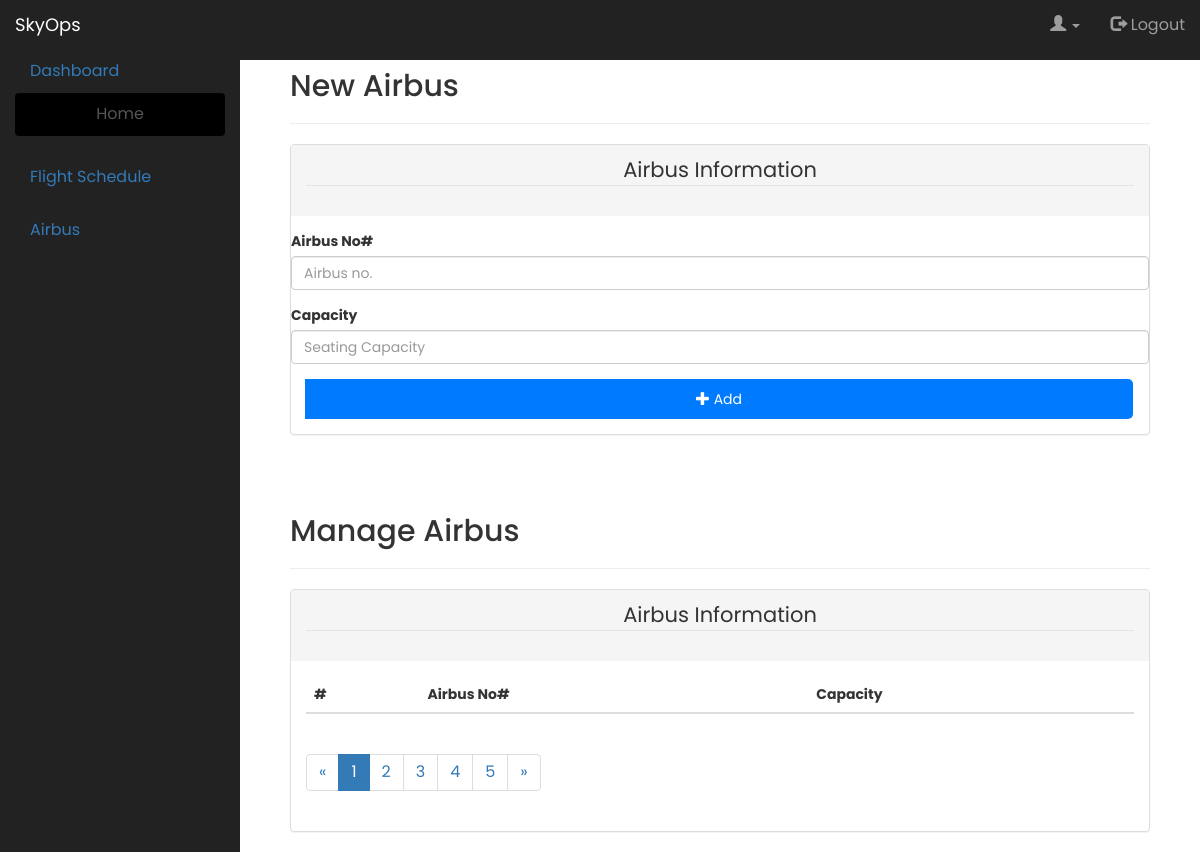
The app's page /newairbus/ (signed in), older data.
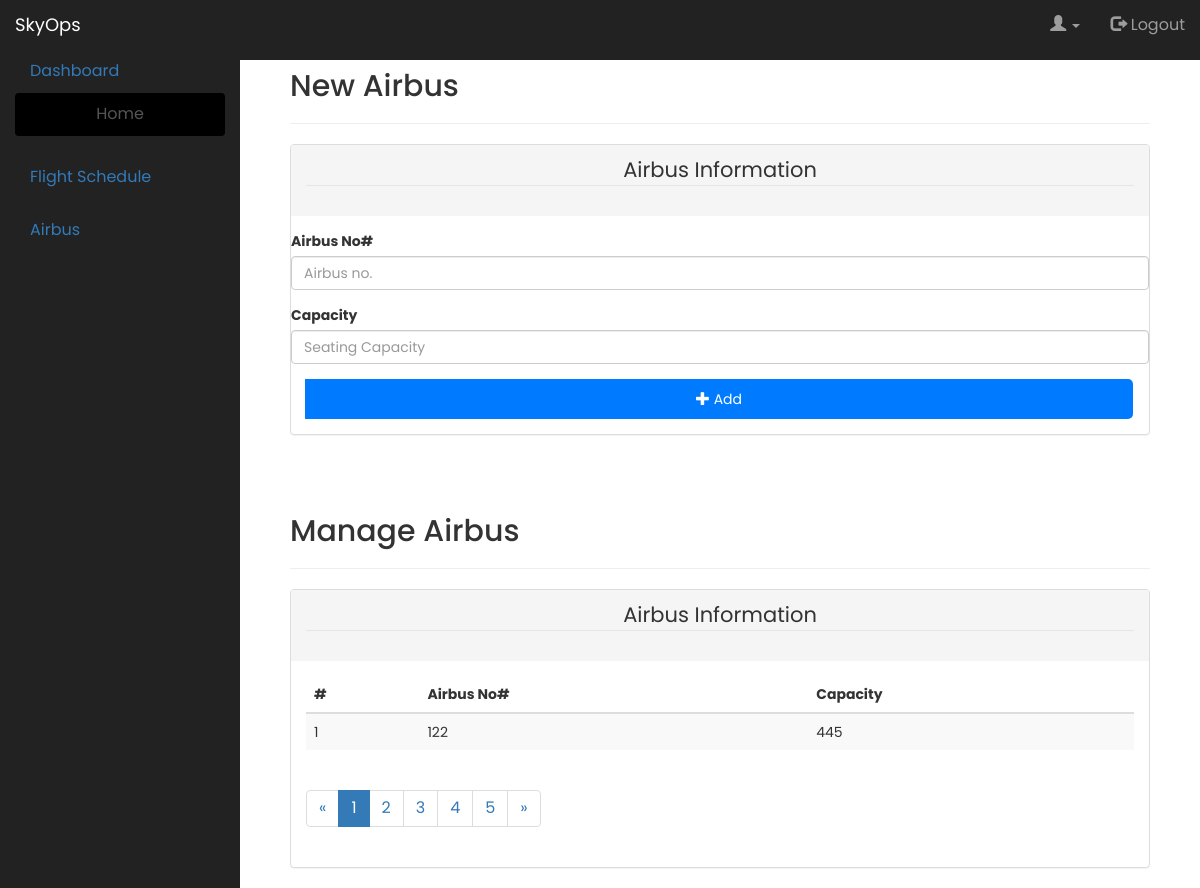
The same page, newer data.
### airline_management/models.py (models this page shows, shortened)
class Airbus(models.Model):
    airbus_no = models.IntegerField(unique=True)
    capacity = models.PositiveIntegerField()

### airline_management/views.py (the view)
# urls.py: path('newairbus/',newairbus,name='newairbus'),
@login_required
def newairbus(request):
    airbuses = Airbus.objects.all()
    return render(request, 'newairbus.html', {'airbuses': airbuses})

### airline_management/templates/newAirbus.html (shortened to what the changed rows need)
{% load static %}
<!DOCTYPE HTML>
<html>
	<head>
		<link rel="stylesheet" href="https://maxcdn.bootstrapcdn.com/bootstrap/3.3.7/css/bootstrap.min.css">
		<link rel="stylesheet" href="https://cdnjs.cloudflare.com/ajax/libs/font-awesome/4.7.0/css/font-awesome.min.css">
		<link rel="stylesheet" href="{% static 'css/mycss.css' %}">
	</head>
	<body data-spy="scroll" data-target="#myscroll">
				<nav class="navbar navbar-inverse" data-spy="affix"  style="border-radius:0px !important; margin:0;border: 0 ; width: 100%;top:0;z-index: 9999 !important">
					<div class="navbar-header">
						  <a class="navbar-brand" href="{% url 'index' %}">SkyOps</a>
						</div>
				</nav>
			<div id="#myscroll" class="container" style="margin-left: 0;margin-top: 5rem; float: right; width:80%; padding: 0 5rem 0 5rem">
				<h2>New Airbus</h2>
				<div  style="width: 100%">
	                 <br>
	                 <br>
	                 <h2>Manage Airbus</h2>
	                 <div class="panel-group">
					  	<div class="panel panel-default">
					    	<div class="panel-body">
					    		<table class="table table-striped table-hover">
								    <thead>
									    <tr>
									    	<th>#</th>
									        <th>Airbus No#</th>
									        <th>Capacity</th>
									    </tr>
								    </thead>
								    <tbody>
									    <tbody>
											{% for airbus in airbuses %}
											<tr>
												<td>{{ forloop.counter }}</td>
												<td>{{ airbus.airbus_no }}</td>
												<td>{{ airbus.capacity }}</td>
											</tr>
											{% endfor %}
										</tbody>
								    </tbody>
							  	</table>
				             		</div>
				             	</div>
				             </div>
				         </div>
				     </div>
	</body>
</html>

Row changes from the older to the newer data that the page shows:
added Airbus: airbus_no "122", capacity "445"
